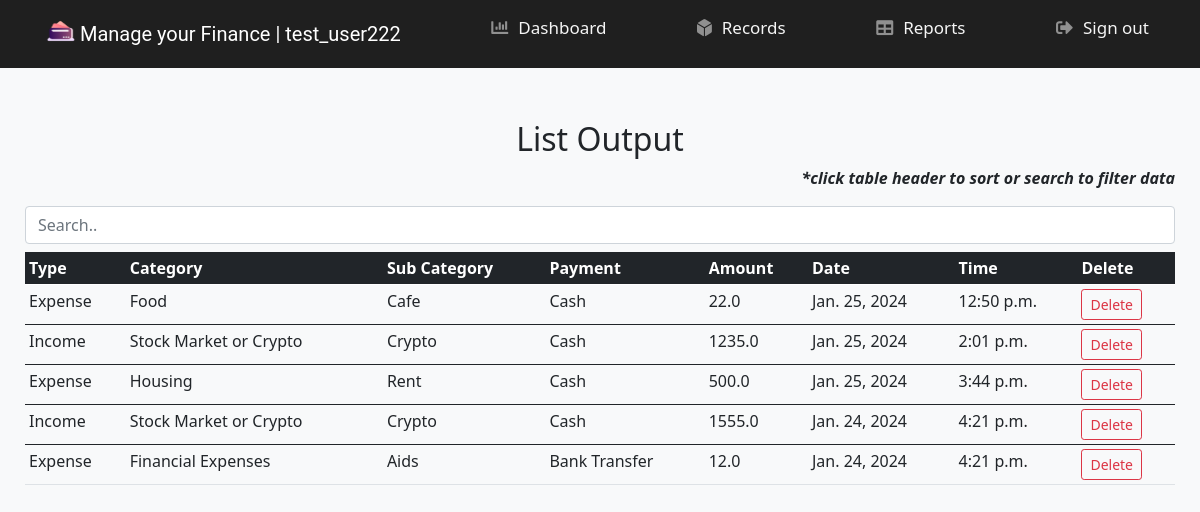
The page /reports/3/ (signed in) on the database as committed earlier.
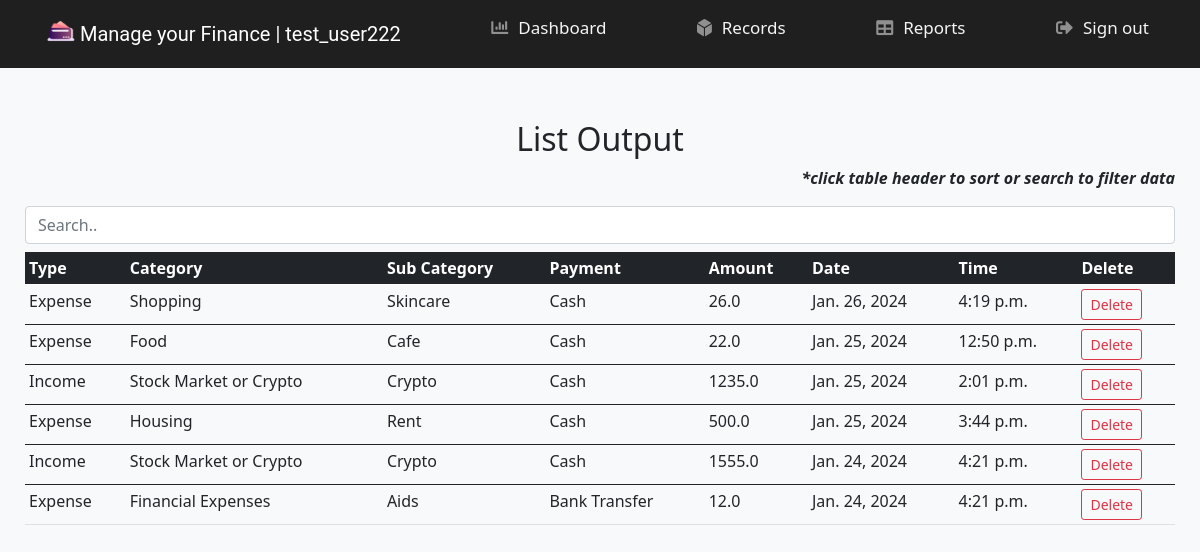
The same page on the database as committed later.
### wallet_app/users/models.py (models this page shows)
class User(auth_models.AbstractUser):
    username = models.CharField(
        max_length=30,
        blank=True,
        null=True,
        unique=True,
    )
    email = models.EmailField(
        unique=True,
        validators=[validate_email],
    )

### wallet_app/wallet/models.py (models this page shows, shortened)
class RecordModel(models.Model):
    type = models.CharField(max_length=40)
    category = models.CharField(max_length=40, default=None)
    sub_category = models.CharField(max_length=40, default=None)
    payment = models.CharField(max_length=40)
    amount = models.FloatField()
    date = models.DateField(
        auto_now_add=True
    )
    time = models.TimeField(
        auto_now_add=True
    )
    user = models.ForeignKey(
        to=UserModel,
        on_delete=models.CASCADE,
        null=True,
    )

### wallet_app/wallet/views.py (the view)
# urls.py: path('reports/<int:pk>/', ReportsView.as_view(), name='reports'),
class ReportsView(CustomLoginRequiredMixin, ErrorRedirectMixin, View):
    template_name = "reports.html"
    def get(self, request, pk):
        user = get_object_or_404(User, pk=pk)
        posts = RecordModel.objects.all().filter(user=user).order_by("-date")
        context = {"posts": posts}
        return render(request, self.template_name, context)

### wallet_app/users/mixins.py (called while the page is built)
    def dispatch(self, request, *args, **kwargs):
        if not request.user.is_authenticated or request.user != self.get_user(request, *args, **kwargs):
            return self.handle_no_permission()
        elif request.user.pk != kwargs.get('pk'):
            raise Http404("You don't have permission to access this page.")
        return super().dispatch(request, *args, **kwargs)

    def get_user(self, request, *args, **kwargs):
        return request.user

    def dispatch(self, request, *args, **kwargs):
        if not self.request.user.is_authenticated:
            return self.handle_no_permission()
        return super().dispatch(request, *args, **kwargs)

### templates/reports.html (shortened to what this page needs)
{% extends 'main.html' %}
{% load static %}
{% block content %}
    <div class="text-center mb-2">
        <h2> List Output </h2>
    </div>
    <p class="text-end fst-italic fw-bold">*click table header to sort or search to filter data</p>
    <input class="form-control mb-2" id="input" type="text" placeholder="Search..">
    <div class="table-responsive">
        <table id="reports" class="table table-hover table-sm">
            <thead>
            <tr>
                <th class="table-dark" scope="col" onclick="sortTable(0)">Type</th>
                <th class="table-dark" scope="col" onclick="sortTable(1)">Category</th>
                <th class="table-dark" scope="col" onclick="sortTable(2)">Sub Category</th>
                <th class="table-dark" scope="col" onclick="sortTable(3)">Payment</th>
                <th class="table-dark" scope="col" onclick="sortTable(4)">Amount</th>
                <th class="table-dark" scope="col" onclick="sortTable(5)">Date</th>
                <th class="table-dark" scope="col" onclick="sortTable(6)">Time</th>
                <th class="table-dark" scope="col">Delete</th>
            </tr>
            </thead>
        <tr>
            {% for post in posts %}
                {% if post %}
            <tbody id="table">
            <td>{{ post.type }}</td>
            <td>{{ post.category }}</td>
            <td>{{ post.sub_category }}</td>
            <td>{{ post.payment }}</td>
            <td>{{ post.amount }}</td>
            <td>{{ post.date }}</td>
            <td>{{ post.time }}</td>
            <td><a class="btn btn-outline-danger btn-sm" href="{% url 'delete' pk=request.user.pk id=post.id %}">Delete</a></td>
            </tr>
            </tbody>
            {% endif %}
            {% endfor %}
        </table>
    </div>
{% endblock %}

### templates/main.html (shortened to what this page needs)
{% load static %}
<!DOCTYPE html>
<html lang="en">
<head>
    <link href="{% static 'css/bootstrap.min.css' %}" rel="stylesheet">
    <link href="{% static 'css/main.css' %}" rel="stylesheet" type="text/css">
    <link rel="stylesheet" href="https://use.fontawesome.com/releases/v5.15.1/css/all.css"
>
</head>
<body>
<nav class="navbar fixed-top navbar-custom" id="navbar">
    <div class="container-fluid">
        <a class="navbar-brand" href="{% url 'dashboard' pk=request.user.pk %}">
            <img src="{% static 'images/wallet.png' %}" id="logo" alt="" width="30" height="24"
                 class="d-inline-block align-top">
            Manage your Finance | {{ request.user }}
        </a>
        <h1 class="nav-link active"><a href="{% url 'dashboard' pk=request.user.pk %}"><i
                class="fas fa-chart-bar nav-icon"></i>Dashboard</a></h1>
        <h1 class="nav-link active"><a href="{% url 'records' pk=request.user.pk %}"><i
                class="fas fa-dice-d6 nav-icon"></i>Records</a></h1>
        <h1 class="nav-link active"><a href="{% url 'reports' pk=request.user.pk %}"><i
                class="fas fa-table nav-icon"></i>Reports</a></h1>
        <ul class="navbar-nav px-3 flex-row-reverse">
            <li class="nav-item text-nowrap">
                <h1 class="nav-link active"><a href="{% url 'logout' %}"><i
                    class="fas fa-sign-out-alt nav-icon"></i>Sign out</a></h1>
            </li>
        </ul>
    </div>
</nav>
<div class="container-fluid"><br><br><br><br><br>
    {% block content %}
    {% endblock %}
</div>
</body>
</html>

### static/css/main.css (style rules this page uses)
.container-fluid { padding-left: 25px; padding-right: 25px; }
.navbar-brand { margin-left: 10px; font-family: 'Roboto', sans-serif; text-decoration: none; color: white; }
.navbar-custom { background-color: #1F1F1F; color: #f5f5f5; font-size: 17px; padding: 5px 10px; text-decoration: none; }
.nav-icon { padding-right: 10px; color: #909090; }
.nav-link { display: flex; height: 50px; }
.nav-link a { color: #f5f5f5; font-size: 17px; float: left; padding: 5px 0px; text-decoration: none; }

Rows that differ between the two databases and show on the page:
added RecordModel: type "Expense", category "Shopping", sub_category "Skincare", payment "Cash", amount "26.0", date "Jan. 26, 2024", time "4:19 p.m."
